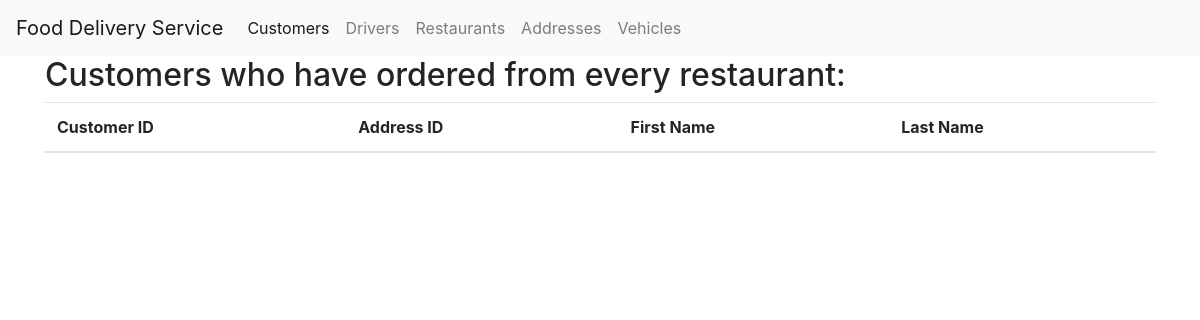
Before: /division with the older database file.
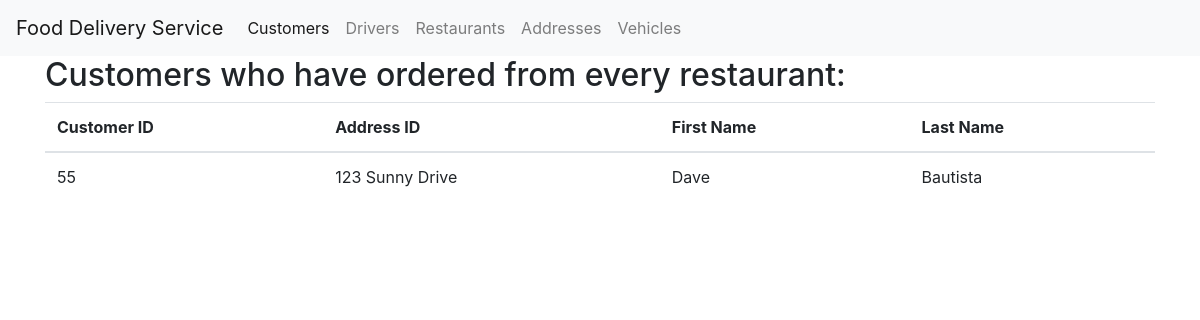
After: the same page with the newer database file.
### tables this page shows
CREATE TABLE Customer (
	customer_id integer,
	customer_address char(200),
	first_name char(50),
    last_name char(50),
	PRIMARY KEY (customer_id)
);

### app.py (the view)
@app.route('/division')
def customer_restaurants_orders():
    tableData = raw_select_query("SELECT * FROM Customer c WHERE NOT EXISTS (SELECT r.restaurant_id FROM  Restaurant r EXCEPT SELECT DISTINCT o.restaurant_id FROM OrderTakesHas o WHERE o.customer_id = c.customer_id)")
    return render_template('customerRestaurant.html', tableData = tableData)

### app.py (called while the page is built)
def raw_select_query(query: str):
    db_conn = sqlite3.connect("food_delivery.db")
    cur = db_conn.cursor()
    out = []
    for row in cur.execute(query):
        out.append(row)
    return out

### templates/customerRestaurant.html
{% extends 'base.html' %}
{% block content %}
<h2>Customers who have ordered from every restaurant:</h2>
    <div>
        <table class="table">
            <thead>
              <tr>
                <th scope="col">Customer ID</th>
                <th scope="col">Address ID</th>
                <th scope="col">First Name</th>
                <th scope="col">Last Name</th>
              </tr>
            </thead>
            {% for user in tableData %}
            <tbody>
              <td>{{ user[0] }} </td>
              <td>{{ user[1] }} </td>
              <td>{{ user[2] }} </td>
              <td>{{ user[3] }} </td>
            </tbody>
            {% endfor %}
          </table>
        </div>
{% endblock %}

Changed rows visible on the page:
added Customer: customer_id "55", customer_address "123 Sunny Drive", first_name "Dave", last_name "Bautista"
